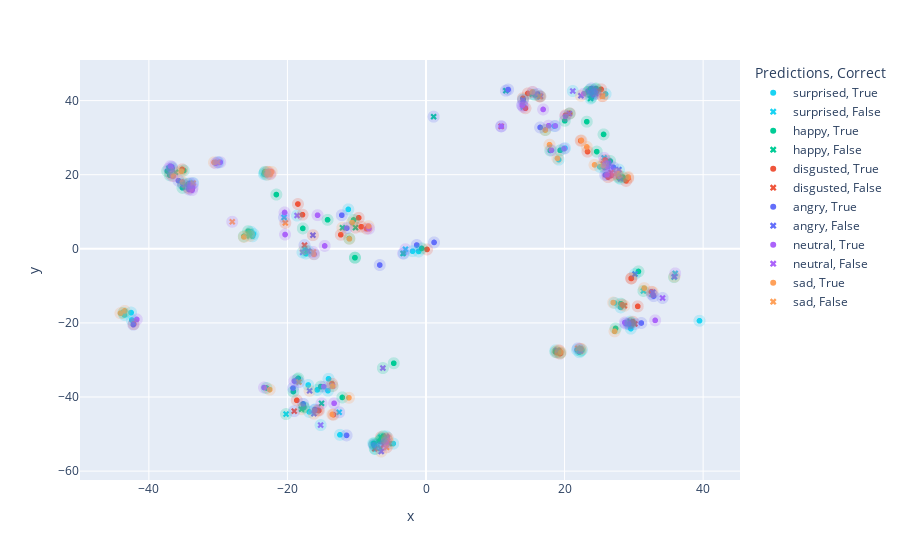

The code cell stored with this chart in its notebook:
### Code cell
predictions_series = pd.Series(predictions, name="Predictions").replace(range(len(CLASS_NAMES)), CLASS_NAMES) #type: ignore
discrete_color_map = dict(zip(CLASS_NAMES, px.colors.qualitative.Plotly))
symbol_map = {1: "circle", 0: "x"}

correct_state = pd.Series(labels_series == predictions_series, name="Correct")
visdf = pd.concat([data_points2d_df, labels_series, predictions_series, correct_state], axis=1)
visdf2 = pd.concat([data_points2d_df, labels_series, predictions_series, correct_state], axis=1)
fig = px.scatter(visdf, x="x", y="y", color="Predictions", hover_data=["Label"], symbol="Correct", color_discrete_map=discrete_color_map, symbol_map=symbol_map)
fig2 = px.scatter(visdf, x="x", y="y", color="Label", hover_data=["Predictions"], opacity=0.2, color_discrete_map=discrete_color_map)

fig2.update_traces(dict(
  marker=dict(
    size=12,
  ),
  showlegend=False
))

fig.add_traces(fig2.data)

fig.show()

### Figure 1 — Plotly figure (JSON) as saved in the notebook; plotly's stock layout.template omitted (floating-point values rounded to 4 significant figures)
{"data": [{"customdata": [["surprised"], ["surprised"], ["surprised"], ["surprised"], ["surprised"], ["surprised"], ["surprised"], ["surprised"], ["surprised"], ["surprised"], ["surprised"], ["surprised"], ["surprised"], ["surprised"], ["surprised"], ["surprised"], ["surprised"], ["surprised"], ["surprised"], ["surprised"], ["surprised"], ["surprised"], ["surprised"], ["surprised"], ["surprised"], ["surprised"], ["surprised"], ["surprised"], ["surprised"], ["surprised"], ["surprised"], ["surprised"], ["surprised"], ["surprised"], ["surprised"], ["surprised"], ["surprised"], ["surprised"], ["surprised"], ["surprised"], ["surprised"]], "hovertemplate": "Predictions=surprised<br>Correct=True<br>x=%{x}<br>y=%{y}<br>Label=%{customdata[0]}<extra></extra>", "legendgroup": "surprised, True", "marker": {"color": "#19D3F3", "symbol": "circle"}, "mode": "markers", "name": "surprised, True", "showlegend": true, "type": "scattergl", "x": [-11.21, -16.85, -24.91, -25.28, -25.03, -25.47, 29.46, 39.48, -12.42, 22.5, 22.14, 21.81, 29.57, -15.7, -17.0, -14.07, 19.15, -16.04, -1.938, -23.3, -23.38, -23.05, 18.68, 27.19, -17.33, 28.1, 20.06, -7.319, -4.729, -29.95, -6.439, -7.626, 18.52, 25.09, -14.15, -42.47, -42.56, -43.53, -1.067, -3.206, 25.91], "xaxis": "x", "y": [10.64, -44.02, 3.981, 4.606, 3.386, 4.105, -20.5, -19.42, -50.21, -27.29, -27.91, -27.28, -21.55, -38.08, -36.76, -35.09, 24.07, -43.37, -0.6384, 20.5, 20.17, 19.97, -27.41, -14.61, -1.259, -15.81, 27.17, -54.02, -52.57, 23.31, -52.03, -52.52, 33.11, 22.13, -38.3, -19.21, -17.21, -17.85, -0.7064, -1.257, 41.79], "yaxis": "y"}, {"customdata": [["neutral"], ["angry"], ["happy"], ["angry"], ["happy"], ["angry"], ["happy"], ["sad"], ["disgusted"], ["neutral"], ["neutral"], ["neutral"], ["happy"]], "hovertemplate": "Predictions=surprised<br>Correct=False<br>x=%{x}<br>y=%{y}<br>Label=%{customdata[0]}<extra></extra>", "legendgroup": "surprised, False", "marker": {"color": "#19D3F3", "symbol": "x"}, "mode": "markers", "name": "surprised, False", "showlegend": true, "type": "scattergl", "x": [14.05, 32.6, 31.38, -20.49, -43.69, -12.53, -20.2, -17.53, -6.504, 25.7, 35.97, -2.964, 35.81], "xaxis": "x", "y": [38.28, -12.26, -11.37, 8.474, -17.27, -44.12, -44.61, -0.02312, -50.86, 24.56, -6.632, -0.1082, -7.642], "yaxis": "y"}, {"customdata": [["happy"], ["happy"], ["happy"], ["happy"], ["happy"], ["happy"], ["happy"], ["happy"], ["happy"], ["happy"], ["happy"], ["happy"], ["happy"], ["happy"], ["happy"], ["happy"], ["happy"], ["happy"], ["happy"], ["happy"], ["happy"], ["happy"], ["happy"], ["happy"], ["happy"], ["happy"], ["happy"], ["happy"], ["happy"], ["happy"], ["happy"], ["happy"], ["happy"], ["happy"], ["happy"], ["happy"], ["happy"], ["happy"], ["happy"], ["happy"], ["happy"], ["happy"], ["happy"], ["happy"], ["happy"], ["happy"], ["happy"], ["happy"], ["happy"], ["happy"], ["happy"], ["happy"], ["happy"], ["happy"], ["happy"], ["happy"], ["happy"], ["happy"]], "hovertemplate": "Predictions=happy<br>Correct=True<br>x=%{x}<br>y=%{y}<br>Label=%{customdata[0]}<extra></extra>", "legendgroup": "happy, True", "marker": {"color": "#00CC96", "symbol": "circle"}, "mode": "markers", "name": "happy, True", "showlegend": true, "type": "scattergl", "x": [-17.64, -19.15, -25.67, 29.56, -26.3, -36.64, -35.15, -37.36, -34.97, -36.98, -35.1, -34.29, -21.6, 14.01, -10.25, -10.26, 27.36, -15.19, -17.78, -18.59, -18.43, 30.66, -14.21, -4.654, -23.03, -23.26, 18.68, -10.46, -17.62, -17.31, 28.12, 17.93, 19.37, -6.41, -6.428, -6.725, -7.429, -7.486, -6.177, 20.03, 17.22, 15.71, 26.58, 25.8, 27.81, 28.39, 25.63, 23.21, -12.08, -11.08, 24.64, -0.628, 23.95, 23.89, 24.53, 24.48, 23.41, 23.67], "xaxis": "x", "y": [-42.81, -38.53, 4.767, -19.99, 3.352, 21.75, 16.45, 21.0, 21.13, 19.85, 17.69, 17.5, 14.64, 40.31, -2.392, -2.391, -21.49, -37.19, 5.504, -35.29, -34.98, -6.116, 7.828, -30.89, -37.56, 20.78, -27.83, 7.786, -42.71, -0.5532, -14.82, 26.56, 26.58, -51.13, -51.36, -51.92, -52.87, -52.54, -50.6, 34.56, 32.07, 41.55, 23.7, 21.96, 19.21, 19.37, 30.88, 34.32, -40.12, 2.777, 26.23, 0.09996, 41.79, 40.83, 43.24, 42.98, 42.38, 42.95], "yaxis": "y"}, {"customdata": [["disgusted"], ["sad"], ["sad"], ["sad"], ["surprised"], ["sad"], ["neutral"], ["sad"], ["disgusted"], ["angry"], ["angry"], ["neutral"], ["sad"], ["neutral"], ["surprised"], ["disgusted"], ["neutral"], ["angry"], ["neutral"], ["surprised"]], "hovertemplate": "Predictions=happy<br>Correct=False<br>x=%{x}<br>y=%{y}<br>Label=%{customdata[0]}<extra></extra>", "legendgroup": "happy, False", "marker": {"color": "#00CC96", "symbol": "x"}, "mode": "markers", "name": "happy, False", "showlegend": true, "type": "scattergl", "x": [-10.18, -17.96, -12.06, -25.45, 29.46, -25.56, -37.11, -36.15, -36.87, 11.52, 1.1, -15.08, -5.295, -6.582, 15.33, 16.51, 27.48, 26.17, -3.308, 23.75], "xaxis": "x", "y": [5.715, -43.3, 5.69, 3.464, -19.65, 4.096, 21.65, 20.64, 20.27, 42.68, 35.66, -41.71, -52.6, -53.82, 41.72, 41.13, 20.43, 22.3, -1.26, 40.56], "yaxis": "y"}, {"customdata": [["disgusted"], ["disgusted"], ["disgusted"], ["disgusted"], ["disgusted"], ["disgusted"], ["disgusted"], ["disgusted"], ["disgusted"], ["disgusted"], ["disgusted"], ["disgusted"], ["disgusted"], ["disgusted"], ["disgusted"], ["disgusted"], ["disgusted"], ["disgusted"], ["disgusted"], ["disgusted"], ["disgusted"], ["disgusted"], ["disgusted"], ["disgusted"], ["disgusted"], ["disgusted"], ["disgusted"], ["disgusted"], ["disgusted"], ["disgusted"], ["disgusted"], ["disgusted"], ["disgusted"], ["disgusted"], ["disgusted"], ["disgusted"], ["disgusted"], ["disgusted"], ["disgusted"], ["disgusted"], ["disgusted"], ["disgusted"], ["disgusted"]], "hovertemplate": "Predictions=disgusted<br>Correct=True<br>x=%{x}<br>y=%{y}<br>Label=%{customdata[0]}<extra></extra>", "legendgroup": "disgusted, True", "marker": {"color": "#EF553B", "symbol": "circle"}, "mode": "markers", "name": "disgusted, True", "showlegend": true, "type": "scattergl", "x": [-42.19, -18.65, 29.46, 29.86, 22.33, -34.21, -35.19, 22.22, 14.35, 13.99, 29.65, 29.61, -18.49, -17.83, -13.57, -15.47, -15.63, -13.37, 19.23, 19.34, 18.93, -12.3, 28.32, -5.715, 20.13, 20.76, 14.7, 29.19, 25.88, 27.84, 26.27, 26.73, 28.88, -9.711, -9.339, 23.32, 32.54, -8.567, 0.148, 25.27, 23.82, 24.58, 30.56], "xaxis": "x", "y": [-20.34, -40.89, -20.1, -19.68, 29.18, 16.31, 21.44, -26.97, 37.94, 40.64, -7.974, -7.987, 12.09, 9.203, -36.4, -43.65, -43.57, -44.76, -27.44, -28.28, -27.98, 3.792, -15.08, -51.27, 36.04, 36.55, 41.93, 19.08, 23.97, 19.53, 19.35, 19.79, 18.34, 8.365, 5.96, 26.24, -11.59, 5.431, -0.1686, 43.06, 42.48, 42.42, -15.53], "yaxis": "y"}, {"customdata": [["angry"], ["angry"], ["happy"], ["angry"], ["sad"], ["angry"], ["happy"], ["angry"], ["sad"], ["sad"], ["neutral"]], "hovertemplate": "Predictions=disgusted<br>Correct=False<br>x=%{x}<br>y=%{y}<br>Label=%{customdata[0]}<extra></extra>", "legendgroup": "disgusted, False", "marker": {"color": "#EF553B", "symbol": "x"}, "mode": "markers", "name": "disgusted, False", "showlegend": true, "type": "scattergl", "x": [30.15, 10.85, 19.37, -19.02, 28.63, -17.53, -7.398, -6.097, -5.621, 25.61, 26.73], "xaxis": "x", "y": [-20.28, 33.05, -28.08, -43.82, -15.38, 0.992, -53.98, -52.92, -51.48, 22.91, 20.6], "yaxis": "y"}, {"customdata": [["angry"], ["angry"], ["angry"], ["angry"], ["angry"], ["angry"], ["angry"], ["angry"], ["angry"], ["angry"], ["angry"], ["angry"], ["angry"], ["angry"], ["angry"], ["angry"], ["angry"], ["angry"], ["angry"], ["angry"], ["angry"], ["angry"], ["angry"], ["angry"], ["angry"], ["angry"], ["angry"], ["angry"], ["angry"], ["angry"]], "hovertemplate": "Predictions=angry<br>Correct=True<br>x=%{x}<br>y=%{y}<br>Label=%{customdata[0]}<extra></extra>", "legendgroup": "angry, True", "marker": {"color": "#636EFA", "symbol": "circle"}, "mode": "markers", "name": "angry, True", "showlegend": true, "type": "scattergl", "x": [-42.25, -19.2, 28.83, 29.25, -35.74, -36.68, -11.47, -35.04, -34.2, -34.07, 16.47, 11.85, 13.9, -6.674, -11.43, -16.05, -1.337, -17.74, -12.15, -16.15, 31.08, -7.516, 16.1, 25.87, 27.07, 32.86, 1.164, 24.08, 24.33, 23.87], "xaxis": "x", "y": [-20.47, -37.59, -20.2, -20.29, 18.41, 22.12, -50.35, 17.3, 16.0, 17.71, 32.76, 42.97, 38.71, -4.377, 5.587, -43.46, 1.024, -41.85, 9.078, -1.449, -20.03, -52.96, 41.78, 19.94, 21.97, -12.77, 1.721, 41.54, 42.61, 43.27], "yaxis": "y"}, {"customdata": [["sad"], ["neutral"], ["surprised"], ["sad"], ["sad"], ["sad"], ["sad"], ["surprised"], ["sad"], ["neutral"], ["surprised"], ["disgusted"], ["sad"], ["sad"], ["happy"]], "hovertemplate": "Predictions=angry<br>Correct=False<br>x=%{x}<br>y=%{y}<br>Label=%{customdata[0]}<extra></extra>", "legendgroup": "angry, False", "marker": {"color": "#636EFA", "symbol": "x"}, "mode": "markers", "name": "angry, False", "showlegend": true, "type": "scattergl", "x": [-34.3, 14.0, 30.17, -16.79, 32.73, 18.98, -16.18, -16.98, -6.466, 26.34, 27.85, -16.32, 35.86, 22.36, 23.41], "xaxis": "x", "y": [16.52, 40.16, -6.802, -38.33, -11.7, -27.43, -44.51, -0.624, -54.71, 23.15, 21.38, 3.674, -7.516, 41.32, 42.38], "yaxis": "y"}, {"customdata": [["neutral"], ["neutral"], ["neutral"], ["neutral"], ["neutral"], ["neutral"], ["neutral"], ["neutral"], ["neutral"], ["neutral"], ["neutral"], ["neutral"], ["neutral"], ["neutral"], ["neutral"], ["neutral"], ["neutral"], ["neutral"], ["neutral"], ["neutral"], ["neutral"], ["neutral"], ["neutral"], ["neutral"], ["neutral"], ["neutral"], ["neutral"], ["neutral"], ["neutral"], ["neutral"], ["neutral"], ["neutral"], ["neutral"]], "hovertemplate": "Predictions=neutral<br>Correct=True<br>x=%{x}<br>y=%{y}<br>Label=%{customdata[0]}<extra></extra>", "legendgroup": "neutral, True", "marker": {"color": "#AB63FA", "symbol": "circle"}, "mode": "markers", "name": "neutral, True", "showlegend": true, "type": "scattergl", "x": [28.7, -36.9, -36.63, -33.67, -33.67, -33.76, 17.71, 13.89, -20.41, -20.34, -41.75, -15.65, -14.75, -19.0, -23.38, -22.5, 10.87, 18.12, 19.92, -30.36, -29.7, -5.755, 18.67, 20.14, 15.39, 26.13, 26.13, 16.91, 33.08, -14.62, -13.26, -8.228, 22.77], "xaxis": "x", "y": [-19.89, 22.31, 19.65, 16.52, 17.67, 15.85, 33.23, 38.8, 9.807, 3.854, -19.06, 9.073, -37.21, -35.69, -37.45, 20.25, 33.06, 26.6, 27.03, 23.1, 23.38, -52.25, 33.18, 35.79, 42.32, 20.0, 22.14, 37.62, -19.31, 0.7883, -41.69, 5.453, 41.84], "yaxis": "y"}, {"customdata": [["happy"], ["surprised"], ["happy"], ["sad"], ["surprised"], ["surprised"], ["surprised"], ["disgusted"], ["happy"], ["surprised"], ["surprised"], ["surprised"], ["surprised"], ["angry"], ["angry"]], "hovertemplate": "Predictions=neutral<br>Correct=False<br>x=%{x}<br>y=%{y}<br>Label=%{customdata[0]}<extra></extra>", "legendgroup": "neutral, False", "marker": {"color": "#AB63FA", "symbol": "x"}, "mode": "markers", "name": "neutral, False", "showlegend": true, "type": "scattergl", "x": [22.31, -13.5, -6.224, -22.7, -15.21, -17.81, -5.745, -5.548, 20.7, 21.19, 16.48, 28.08, -18.61, 34.15, 24.48], "xaxis": "x", "y": [-27.57, -37.02, -32.19, 20.72, -47.58, -0.9612, -50.62, -51.01, 36.49, 42.59, 41.19, 18.88, 8.993, -13.28, 41.91], "yaxis": "y"}, {"customdata": [["sad"], ["sad"], ["sad"], ["sad"], ["sad"], ["sad"], ["sad"], ["sad"], ["sad"], ["sad"], ["sad"], ["sad"], ["sad"], ["sad"], ["sad"], ["sad"], ["sad"], ["sad"], ["sad"], ["sad"], ["sad"], ["sad"], ["sad"], ["sad"], ["sad"], ["sad"], ["sad"], ["sad"], ["sad"], ["sad"], ["sad"], ["sad"], ["sad"], ["sad"], ["sad"]], "hovertemplate": "Predictions=sad<br>Correct=True<br>x=%{x}<br>y=%{y}<br>Label=%{customdata[0]}<extra></extra>", "legendgroup": "sad, True", "marker": {"color": "#FFA15A", "symbol": "circle"}, "mode": "markers", "name": "sad, True", "showlegend": true, "type": "scattergl", "x": [22.43, -26.29, -35.29, -35.15, -36.45, 22.41, 27.22, -13.49, 31.5, -8.288, -13.51, -10.67, -22.55, -22.91, -22.47, 19.46, -22.27, 27.02, -16.19, 23.21, -30.6, 17.22, 15.37, 24.33, 25.59, 27.52, 29.19, 27.65, 17.83, -11.13, -11.06, -43.49, -44.1, 18.97, 25.47], "xaxis": "x", "y": [29.25, 3.207, 20.92, 18.04, 19.64, -27.01, -22.27, -37.06, -10.61, 6.115, -44.71, 7.078, -38.01, 20.02, 20.13, -27.94, 20.75, -14.52, -1.471, 27.5, 23.33, 32.05, 42.36, 22.65, 22.49, 20.24, 19.38, 20.33, 28.1, -40.2, 2.693, -16.76, -17.38, 24.42, 41.21], "yaxis": "y"}, {"customdata": [["surprised"], ["angry"], ["disgusted"], ["neutral"], ["disgusted"], ["angry"], ["disgusted"], ["disgusted"], ["neutral"], ["angry"], ["disgusted"]], "hovertemplate": "Predictions=sad<br>Correct=False<br>x=%{x}<br>y=%{y}<br>Label=%{customdata[0]}<extra></extra>", "legendgroup": "sad, False", "marker": {"color": "#FFA15A", "symbol": "x"}, "mode": "markers", "name": "sad, False", "showlegend": true, "type": "scattergl", "x": [-33.6, 21.91, -22.91, -16.27, -5.687, -30.07, 16.37, -20.31, -27.97, -18.35, 25.47], "xaxis": "x", "y": [17.73, -26.86, 20.79, -0.8784, -53.58, 23.38, 41.16, 6.987, 7.296, -35.98, 41.21], "yaxis": "y"}, {"customdata": [["surprised"], ["surprised"], ["surprised"], ["surprised"], ["surprised"], ["surprised"], ["surprised"], ["happy"], ["surprised"], ["surprised"], ["sad"], ["surprised"], ["surprised"], ["surprised"], ["angry"], ["surprised"], ["neutral"], ["surprised"], ["surprised"], ["surprised"], ["surprised"], ["surprised"], ["surprised"], ["surprised"], ["surprised"], ["surprised"], ["surprised"], ["neutral"], ["angry"], ["surprised"], ["surprised"], ["neutral"], ["surprised"], ["surprised"], ["surprised"], ["surprised"], ["surprised"], ["surprised"], ["surprised"], ["neutral"], ["surprised"], ["neutral"], ["neutral"], ["happy"], ["angry"], ["surprised"], ["neutral"], ["surprised"], ["surprised"], ["neutral"], ["surprised"], ["surprised"], ["surprised"], ["surprised"], ["surprised"], ["happy"]], "hovertemplate": "Label=surprised<br>x=%{x}<br>y=%{y}<br>Predictions=%{customdata[0]}<extra></extra>", "legendgroup": "surprised", "marker": {"color": "#19D3F3", "opacity": 0.2, "size": 12, "symbol": "circle"}, "mode": "markers", "name": "surprised", "showlegend": false, "type": "scattergl", "x": [-11.21, -16.85, -24.91, -25.28, -25.03, -25.47, 29.46, 29.46, 39.48, -12.42, -33.6, 22.5, 22.14, 21.81, 30.17, 29.57, -13.5, -15.7, -17.0, -14.07, 19.15, -16.04, -1.938, -23.3, -23.38, -23.05, 18.68, -15.21, -16.98, 27.19, -17.33, -17.81, 28.1, 20.06, -7.319, -4.729, -29.95, -6.439, -7.626, -5.745, 18.52, 21.19, 16.48, 15.33, 27.85, 25.09, 28.08, -14.15, -42.47, -18.61, -42.56, -43.53, -1.067, -3.206, 25.91, 23.75], "xaxis": "x", "y": [10.64, -44.02, 3.981, 4.606, 3.386, 4.105, -20.5, -19.65, -19.42, -50.21, 17.73, -27.29, -27.91, -27.28, -6.802, -21.55, -37.02, -38.08, -36.76, -35.09, 24.07, -43.37, -0.6384, 20.5, 20.17, 19.97, -27.41, -47.58, -0.624, -14.61, -1.259, -0.9612, -15.81, 27.17, -54.02, -52.57, 23.31, -52.03, -52.52, -50.62, 33.11, 42.59, 41.19, 41.72, 21.38, 22.13, 18.88, -38.3, -19.21, 8.993, -17.21, -17.85, -0.7064, -1.257, 41.79, 40.56], "yaxis": "y"}, {"customdata": [["happy"], ["disgusted"], ["disgusted"], ["disgusted"], ["disgusted"], ["disgusted"], ["disgusted"], ["disgusted"], ["happy"], ["disgusted"], ["disgusted"], ["disgusted"], ["disgusted"], ["disgusted"], ["disgusted"], ["disgusted"], ["disgusted"], ["disgusted"], ["disgusted"], ["disgusted"], ["sad"], ["disgusted"], ["disgusted"], ["disgusted"], ["disgusted"], ["disgusted"], ["sad"], ["surprised"], ["disgusted"], ["neutral"], ["disgusted"], ["disgusted"], ["happy"], ["sad"], ["disgusted"], ["disgusted"], ["disgusted"], ["disgusted"], ["disgusted"], ["disgusted"], ["disgusted"], ["sad"], ["disgusted"], ["angry"], ["disgusted"], ["disgusted"], ["disgusted"], ["disgusted"], ["disgusted"], ["disgusted"], ["sad"], ["disgusted"], ["disgusted"], ["disgusted"]], "hovertemplate": "Label=disgusted<br>x=%{x}<br>y=%{y}<br>Predictions=%{customdata[0]}<extra></extra>", "legendgroup": "disgusted", "marker": {"color": "#EF553B", "opacity": 0.2, "size": 12, "symbol": "circle"}, "mode": "markers", "name": "disgusted", "showlegend": false, "type": "scattergl", "x": [-10.18, -42.19, -18.65, 29.46, 29.86, 22.33, -34.21, -35.19, -36.87, 22.22, 14.35, 13.99, 29.65, 29.61, -18.49, -17.83, -13.57, -15.47, -15.63, -13.37, -22.91, 19.23, 19.34, 18.93, -12.3, 28.32, -5.687, -6.504, -5.715, -5.548, 20.13, 20.76, 16.51, 16.37, 14.7, 29.19, 25.88, 27.84, 26.27, 26.73, 28.88, -20.31, -9.711, -16.32, -9.339, 23.32, 32.54, -8.567, 0.148, 25.27, 25.47, 23.82, 24.58, 30.56], "xaxis": "x", "y": [5.715, -20.34, -40.89, -20.1, -19.68, 29.18, 16.31, 21.44, 20.27, -26.97, 37.94, 40.64, -7.974, -7.987, 12.09, 9.203, -36.4, -43.65, -43.57, -44.76, 20.79, -27.44, -28.28, -27.98, 3.792, -15.08, -53.58, -50.86, -51.27, -51.01, 36.04, 36.55, 41.13, 41.16, 41.93, 19.08, 23.97, 19.53, 19.35, 19.79, 18.34, 6.987, 8.365, 3.674, 5.96, 26.24, -11.59, 5.431, -0.1686, 43.06, 41.21, 42.48, 42.42, -15.53], "yaxis": "y"}, {"customdata": [["happy"], ["happy"], ["happy"], ["happy"], ["happy"], ["happy"], ["happy"], ["happy"], ["happy"], ["happy"], ["happy"], ["happy"], ["happy"], ["neutral"], ["happy"], ["happy"], ["happy"], ["happy"], ["happy"], ["happy"], ["happy"], ["happy"], ["surprised"], ["surprised"], ["happy"], ["happy"], ["neutral"], ["happy"], ["happy"], ["happy"], ["disgusted"], ["happy"], ["happy"], ["surprised"], ["happy"], ["happy"], ["happy"], ["happy"], ["happy"], ["disgusted"], ["happy"], ["happy"], ["happy"], ["happy"], ["happy"], ["happy"], ["happy"], ["happy"], ["neutral"], ["happy"], ["happy"], ["happy"], ["happy"], ["happy"], ["happy"], ["happy"], ["happy"], ["happy"], ["happy"], ["happy"], ["surprised"], ["happy"], ["happy"], ["happy"], ["happy"], ["happy"], ["angry"], ["happy"]], "hovertemplate": "Label=happy<br>x=%{x}<br>y=%{y}<br>Predictions=%{customdata[0]}<extra></extra>", "legendgroup": "happy", "marker": {"color": "#00CC96", "opacity": 0.2, "size": 12, "symbol": "circle"}, "mode": "markers", "name": "happy", "showlegend": false, "type": "scattergl", "x": [-17.64, -19.15, -25.67, 29.56, -26.3, -36.64, -35.15, -37.36, -34.97, -36.98, -35.1, -34.29, -21.6, 22.31, 14.01, -10.25, -10.26, 27.36, -15.19, -17.78, -18.59, -18.43, 31.38, -43.69, 30.66, -14.21, -6.224, -4.654, -23.03, -23.26, 19.37, 18.68, -10.46, -20.2, -17.62, -17.31, 28.12, 17.93, 19.37, -7.398, -6.41, -6.428, -6.725, -7.429, -7.486, -6.177, 20.03, 17.22, 20.7, 15.71, 26.58, 25.8, 27.81, 28.39, 25.63, 23.21, -12.08, -11.08, 24.64, -0.628, 35.81, 23.95, 23.89, 24.53, 24.48, 23.41, 23.41, 23.67], "xaxis": "x", "y": [-42.81, -38.53, 4.767, -19.99, 3.352, 21.75, 16.45, 21.0, 21.13, 19.85, 17.69, 17.5, 14.64, -27.57, 40.31, -2.392, -2.391, -21.49, -37.19, 5.504, -35.29, -34.98, -11.37, -17.27, -6.116, 7.828, -32.19, -30.89, -37.56, 20.78, -28.08, -27.83, 7.786, -44.61, -42.71, -0.5532, -14.82, 26.56, 26.58, -53.98, -51.13, -51.36, -51.92, -52.87, -52.54, -50.6, 34.56, 32.07, 36.49, 41.55, 23.7, 21.96, 19.21, 19.37, 30.88, 34.32, -40.12, 2.777, 26.23, 0.09996, -7.642, 41.79, 40.83, 43.24, 42.98, 42.38, 42.38, 42.95], "yaxis": "y"}, {"customdata": [["happy"], ["happy"], ["sad"], ["happy"], ["happy"], ["sad"], ["sad"], ["sad"], ["happy"], ["sad"], ["angry"], ["sad"], ["sad"], ["angry"], ["sad"], ["sad"], ["angry"], ["sad"], ["sad"], ["sad"], ["sad"], ["sad"], ["neutral"], ["sad"], ["sad"], ["sad"], ["angry"], ["angry"], ["surprised"], ["sad"], ["disgusted"], ["sad"], ["happy"], ["angry"], ["sad"], ["sad"], ["disgusted"], ["sad"], ["sad"], ["sad"], ["sad"], ["disgusted"], ["sad"], ["sad"], ["sad"], ["sad"], ["sad"], ["sad"], ["sad"], ["sad"], ["sad"], ["angry"], ["angry"], ["sad"]], "hovertemplate": "Label=sad<br>x=%{x}<br>y=%{y}<br>Predictions=%{customdata[0]}<extra></extra>", "legendgroup": "sad", "marker": {"color": "#FFA15A", "opacity": 0.2, "size": 12, "symbol": "circle"}, "mode": "markers", "name": "sad", "showlegend": false, "type": "scattergl", "x": [-17.96, -12.06, 22.43, -25.45, -25.56, -26.29, -35.29, -35.15, -36.15, -36.45, -34.3, 22.41, 27.22, -16.79, -13.49, 31.5, 32.73, -8.288, -13.51, -10.67, -22.55, -22.91, -22.7, -22.47, 19.46, -22.27, 18.98, -16.18, -17.53, 27.02, 28.63, -16.19, -5.295, -6.466, 23.21, -30.6, -5.621, 17.22, 15.37, 24.33, 25.59, 25.61, 27.52, 29.19, 27.65, 17.83, -11.13, -11.06, -43.49, -44.1, 18.97, 35.86, 22.36, 25.47], "xaxis": "x", "y": [-43.3, 5.69, 29.25, 3.464, 4.096, 3.207, 20.92, 18.04, 20.64, 19.64, 16.52, -27.01, -22.27, -38.33, -37.06, -10.61, -11.7, 6.115, -44.71, 7.078, -38.01, 20.02, 20.72, 20.13, -27.94, 20.75, -27.43, -44.51, -0.02312, -14.52, -15.38, -1.471, -52.6, -54.71, 27.5, 23.33, -51.48, 32.05, 42.36, 22.65, 22.49, 22.91, 20.24, 19.38, 20.33, 28.1, -40.2, 2.693, -16.76, -17.38, 24.42, -7.516, 41.32, 41.21], "yaxis": "y"}, {"customdata": [["angry"], ["angry"], ["angry"], ["angry"], ["disgusted"], ["angry"], ["angry"], ["angry"], ["angry"], ["angry"], ["angry"], ["sad"], ["angry"], ["happy"], ["angry"], ["angry"], ["angry"], ["surprised"], ["happy"], ["surprised"], ["surprised"], ["angry"], ["angry"], ["angry"], ["angry"], ["disgusted"], ["angry"], ["disgusted"], ["disgusted"], ["angry"], ["disgusted"], ["angry"], ["angry"], ["sad"], ["angry"], ["angry"], ["angry"], ["happy"], ["sad"], ["angry"], ["neutral"], ["angry"], ["angry"], ["neutral"], ["angry"], ["angry"]], "hovertemplate": "Label=angry<br>x=%{x}<br>y=%{y}<br>Predictions=%{customdata[0]}<extra></extra>", "legendgroup": "angry", "marker": {"color": "#636EFA", "opacity": 0.2, "size": 12, "symbol": "circle"}, "mode": "markers", "name": "angry", "showlegend": false, "type": "scattergl", "x": [-42.25, -19.2, 28.83, 29.25, 30.15, -35.74, -36.68, -11.47, -35.04, -34.2, -34.07, 21.91, 16.47, 11.52, 11.85, 13.9, -6.674, 32.6, 1.1, -20.49, -12.53, -11.43, -16.05, -1.337, -17.74, 10.85, -12.15, -19.02, -17.53, -16.15, -6.097, 31.08, -7.516, -30.07, 16.1, 25.87, 27.07, 26.17, -18.35, 32.86, 34.15, 1.164, 24.08, 24.48, 24.33, 23.87], "xaxis": "x", "y": [-20.47, -37.59, -20.2, -20.29, -20.28, 18.41, 22.12, -50.35, 17.3, 16.0, 17.71, -26.86, 32.76, 42.68, 42.97, 38.71, -4.377, -12.26, 35.66, 8.474, -44.12, 5.587, -43.46, 1.024, -41.85, 33.05, 9.078, -43.82, 0.992, -1.449, -52.92, -20.03, -52.96, 23.38, 41.78, 19.94, 21.97, 22.3, -35.98, -12.77, -13.28, 1.721, 41.54, 41.91, 42.61, 43.27], "yaxis": "y"}, {"customdata": [["neutral"], ["happy"], ["neutral"], ["neutral"], ["neutral"], ["neutral"], ["neutral"], ["neutral"], ["angry"], ["surprised"], ["neutral"], ["neutral"], ["neutral"], ["neutral"], ["neutral"], ["neutral"], ["neutral"], ["neutral"], ["neutral"], ["neutral"], ["happy"], ["sad"], ["neutral"], ["neutral"], ["happy"], ["neutral"], ["neutral"], ["neutral"], ["neutral"], ["neutral"], ["neutral"], ["surprised"], ["angry"], ["happy"], ["disgusted"], ["neutral"], ["neutral"], ["surprised"], ["neutral"], ["neutral"], ["sad"], ["neutral"], ["neutral"], ["neutral"], ["surprised"], ["happy"], ["neutral"]], "hovertemplate": "Label=neutral<br>x=%{x}<br>y=%{y}<br>Predictions=%{customdata[0]}<extra></extra>", "legendgroup": "neutral", "marker": {"color": "#AB63FA", "opacity": 0.2, "size": 12, "symbol": "circle"}, "mode": "markers", "name": "neutral", "showlegend": false, "type": "scattergl", "x": [28.7, -37.11, -36.9, -36.63, -33.67, -33.67, -33.76, 17.71, 14.0, 14.05, 13.89, -20.41, -20.34, -41.75, -15.65, -14.75, -19.0, -23.38, -22.5, 10.87, -15.08, -16.27, 18.12, 19.92, -6.582, -30.36, -29.7, -5.755, 18.67, 20.14, 15.39, 25.7, 26.34, 27.48, 26.73, 26.13, 26.13, 35.97, 16.91, 33.08, -27.97, -14.62, -13.26, -8.228, -2.964, -3.308, 22.77], "xaxis": "x", "y": [-19.89, 21.65, 22.31, 19.65, 16.52, 17.67, 15.85, 33.23, 40.16, 38.28, 38.8, 9.807, 3.854, -19.06, 9.073, -37.21, -35.69, -37.45, 20.25, 33.06, -41.71, -0.8784, 26.6, 27.03, -53.82, 23.1, 23.38, -52.25, 33.18, 35.79, 42.32, 24.56, 23.15, 20.43, 20.6, 20.0, 22.14, -6.632, 37.62, -19.31, 7.296, 0.7883, -41.69, 5.453, -0.1082, -1.26, 41.84], "yaxis": "y"}], "layout": {"legend": {"title": {"text": "Predictions, Correct"}, "tracegroupgap": 0}, "margin": {"t": 60}, "xaxis": {"anchor": "y", "domain": [0, 1], "title": {"text": "x"}}, "yaxis": {"anchor": "x", "domain": [0, 1], "title": {"text": "y"}}}}
